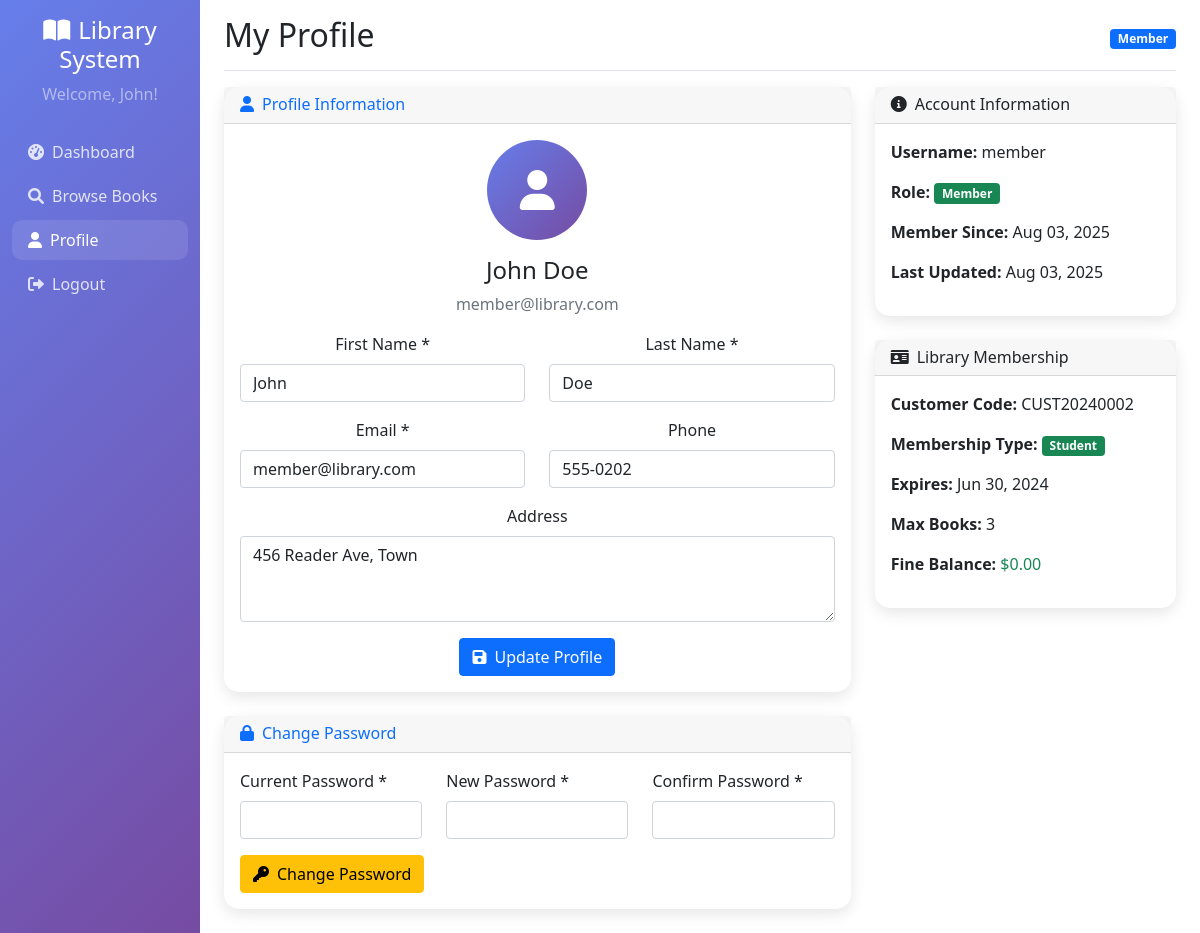
Screenshot of /profile.php (signed in) with the database file from the repository.
### tables this page shows
CREATE TABLE users (
    id INT PRIMARY KEY AUTO_INCREMENT,
    username VARCHAR(50) UNIQUE NOT NULL,
    email VARCHAR(100) UNIQUE NOT NULL,
    password VARCHAR(255) NOT NULL,
    role ENUM('admin', 'librarian', 'member') NOT NULL DEFAULT 'member',
    first_name VARCHAR(50) NOT NULL,
    last_name VARCHAR(50) NOT NULL,
    phone VARCHAR(20),
    address TEXT,
    created_at TIMESTAMP DEFAULT CURRENT_TIMESTAMP,
    updated_at TIMESTAMP DEFAULT CURRENT_TIMESTAMP ON UPDATE CURRENT_TIMESTAMP,
    is_active BOOLEAN DEFAULT TRUE
);

CREATE TABLE customers (
    id INT PRIMARY KEY AUTO_INCREMENT,
    user_id INT,
    customer_code VARCHAR(20) UNIQUE NOT NULL,
    membership_type ENUM('student', 'faculty', 'public') NOT NULL DEFAULT 'public',
    membership_expiry DATE,
    max_books_allowed INT DEFAULT 3,
    fine_balance DECIMAL(10,2) DEFAULT 0.00,
    created_at TIMESTAMP DEFAULT CURRENT_TIMESTAMP,
    updated_at TIMESTAMP DEFAULT CURRENT_TIMESTAMP ON UPDATE CURRENT_TIMESTAMP,
    FOREIGN KEY (user_id) REFERENCES users(id) ON DELETE SET NULL
);

### includes/functions.php (called while the page is built, shortened)
<?php
function isMember() {
    return isset($_SESSION['role']) && $_SESSION['role'] === 'member';
}
function formatDate($date) {
    return date('M d, Y', strtotime($date));
}
?>

### profile.php (the view, shortened to what this page needs)
<?php
require_once 'includes/functions.php';
$pdo = getConnection();
$stmt = $pdo->prepare("SELECT * FROM users WHERE id = ?");
$stmt->execute([$_SESSION['user_id']]);
$user = $stmt->fetch();
$customer = null;
if (isMember()) {
    $stmt = $pdo->prepare("SELECT * FROM customers WHERE user_id = ?");
    $stmt->execute([$_SESSION['user_id']]);
    $customer = $stmt->fetch();
}
?>
<!DOCTYPE html>
<html lang="en">
<head>
    <link href="https://cdn.jsdelivr.net/npm/bootstrap@5.1.3/dist/css/bootstrap.min.css" rel="stylesheet">
    <link href="https://cdnjs.cloudflare.com/ajax/libs/font-awesome/6.0.0/css/all.min.css" rel="stylesheet">
</head>
<body>
    <div class="container-fluid">
        <div class="row">
            <nav class="col-md-3 col-lg-2 d-md-block sidebar collapse">
                <div class="position-sticky pt-3">
                    <div class="text-center mb-4">
                        <h4 class="text-white"><i class="fas fa-book-open me-2"></i>Library System</h4>
                        <p class="text-white-50">Welcome, <?php echo $_SESSION['first_name']; ?>!</p>
                    </div>
                    <ul class="nav flex-column">
                        <li class="nav-item">
                            <a class="nav-link" href="dashboard.php">
                                <i class="fas fa-tachometer-alt me-2"></i>Dashboard
                            </a>
                        </li>
                        <li class="nav-item">
                            <a class="nav-link" href="books/browse.php">
                                <i class="fas fa-search me-2"></i>Browse Books
                            </a>
                        </li>
                        <li class="nav-item">
                            <a class="nav-link active" href="profile.php">
                                <i class="fas fa-user me-2"></i>Profile
                            </a>
                        </li>
                        <li class="nav-item">
                            <a class="nav-link" href="auth/logout.php">
                                <i class="fas fa-sign-out-alt me-2"></i>Logout
                            </a>
                        </li>
                    </ul>
                </div>
            </nav>
            <main class="col-md-9 ms-sm-auto col-lg-10 px-md-4">
                <div class="d-flex justify-content-between flex-wrap flex-md-nowrap align-items-center pt-3 pb-2 mb-3 border-bottom">
                    <h1 class="h2">My Profile</h1>
                    <div class="btn-toolbar mb-2 mb-md-0">
                        <span class="badge bg-primary"><?php echo ucfirst($_SESSION['role']); ?></span>
                    </div>
                </div>
                <div class="row">
                    <div class="col-lg-8">
                        <div class="card mb-4">
                            <div class="card-header">
                                <h6 class="m-0 font-weight-bold text-primary">
                                    <i class="fas fa-user me-2"></i>Profile Information
                                </h6>
                            </div>
                            <div class="card-body text-center">
                                <div class="profile-avatar">
                                    <i class="fas fa-user"></i>
                                </div>
                                <h4><?php echo htmlspecialchars($user['first_name'] . ' ' . $user['last_name']); ?></h4>
                                <p class="text-muted"><?php echo htmlspecialchars($user['email']); ?></p>
                                <form method="POST" action="">
                                    <div class="row">
                                        <div class="col-md-6">
                                            <div class="mb-3">
                                                <label for="first_name" class="form-label">First Name *</label>
                                                <input type="text" class="form-control" id="first_name" name="first_name"
                                                       value="<?php echo htmlspecialchars($user['first_name']); ?>" required>
                                            </div>
                                        </div>
                                        <div class="col-md-6">
                                            <div class="mb-3">
                                                <label for="last_name" class="form-label">Last Name *</label>
                                                <input type="text" class="form-control" id="last_name" name="last_name"
                                                       value="<?php echo htmlspecialchars($user['last_name']); ?>" required>
                                            </div>
                                        </div>
                                    </div>
                                    <div class="row">
                                        <div class="col-md-6">
                                            <div class="mb-3">
                                                <label for="email" class="form-label">Email *</label>
                                                <input type="email" class="form-control" id="email" name="email"
                                                       value="<?php echo htmlspecialchars($user['email']); ?>" required>
                                            </div>
                                        </div>
                                        <div class="col-md-6">
                                            <div class="mb-3">
                                                <label for="phone" class="form-label">Phone</label>
                                                <input type="tel" class="form-control" id="phone" name="phone"
                                                       value="<?php echo htmlspecialchars($user['phone'] ?: ''); ?>">
                                            </div>
                                        </div>
                                    </div>
                                    <div class="mb-3">
                                        <label for="address" class="form-label">Address</label>
                                        <textarea class="form-control" id="address" name="address" rows="3"><?php echo htmlspecialchars($user['address'] ?: ''); ?></textarea>
                                    </div>
                                    <button type="submit" name="update_profile" class="btn btn-primary">
                                        <i class="fas fa-save me-2"></i>Update Profile
                                    </button>
                                </form>
                            </div>
                        </div>
                        <div class="card mb-4">
                            <div class="card-header">
                                <h6 class="m-0 font-weight-bold text-primary">
                                    <i class="fas fa-lock me-2"></i>Change Password
                                </h6>
                            </div>
                            <div class="card-body">
                                <form method="POST" action="">
                                    <div class="row">
                                        <div class="col-md-4">
                                            <div class="mb-3">
                                                <label for="current_password" class="form-label">Current Password *</label>
                                                <input type="password" class="form-control" id="current_password" name="current_password" required>
                                            </div>
                                        </div>
                                        <div class="col-md-4">
                                            <div class="mb-3">
                                                <label for="new_password" class="form-label">New Password *</label>
                                                <input type="password" class="form-control" id="new_password" name="new_password" required>
                                            </div>
                                        </div>
                                        <div class="col-md-4">
                                            <div class="mb-3">
                                                <label for="confirm_password" class="form-label">Confirm Password *</label>
                                                <input type="password" class="form-control" id="confirm_password" name="confirm_password" required>
                                            </div>
                                        </div>
                                    </div>
                                    <button type="submit" name="change_password" class="btn btn-warning">
                                        <i class="fas fa-key me-2"></i>Change Password
                                    </button>
                                </form>
                            </div>
                        </div>
                    </div>
                    <div class="col-lg-4">
                        <div class="card mb-4">
                            <div class="card-header">
                                <h6 class="mb-0"><i class="fas fa-info-circle me-2"></i>Account Information</h6>
                            </div>
                            <div class="card-body">
                                <p><strong>Username:</strong> <?php echo htmlspecialchars($user['username']); ?></p>
                                <p><strong>Role:</strong>
                                    <span class="badge bg-<?php
                                        echo $_SESSION['role'] === 'admin' ? 'danger' :
                                            ($_SESSION['role'] === 'librarian' ? 'primary' : 'success');
                                    ?>">
                                        <?php echo ucfirst($_SESSION['role']); ?>
                                    </span>
                                </p>
                                <p><strong>Member Since:</strong> <?php echo formatDate($user['created_at']); ?></p>
                                <p><strong>Last Updated:</strong> <?php echo formatDate($user['updated_at']); ?></p>
                            </div>
                        </div>
                        <?php if (isMember() && $customer): ?>
                        <div class="card mb-4">
                            <div class="card-header">
                                <h6 class="mb-0"><i class="fas fa-id-card me-2"></i>Library Membership</h6>
                            </div>
                            <div class="card-body">
                                <p><strong>Customer Code:</strong> <?php echo htmlspecialchars($customer['customer_code']); ?></p>
                                <p><strong>Membership Type:</strong>
                                    <span class="badge bg-<?php
                                        echo $customer['membership_type'] === 'faculty' ? 'primary' :
                                            ($customer['membership_type'] === 'student' ? 'success' : 'secondary');
                                    ?>">
                                        <?php echo ucfirst($customer['membership_type']); ?>
                                    </span>
                                </p>
                                <?php if ($customer['membership_expiry']): ?>
                                    <p><strong>Expires:</strong> <?php echo formatDate($customer['membership_expiry']); ?></p>
                                <?php endif; ?>
                                <p><strong>Max Books:</strong> <?php echo $customer['max_books_allowed']; ?></p>
                                <?php if ($customer['fine_balance'] > 0): ?>
                                    <p><strong>Fine Balance:</strong> <span class="text-danger"><?php echo formatCurrency($customer['fine_balance']); ?></span></p>
                                <?php else: ?>
                                    <p><strong>Fine Balance:</strong> <span class="text-success">$0.00</span></p>
                                <?php endif; ?>
                            </div>
                        </div>
                        <?php endif; ?>
                    </div>
                </div>
            </main>
        </div>
    </div>
</body>
</html>

### profile.php (style rules this page uses)
.sidebar { min-height: 100vh; background: linear-gradient(135deg, #667eea 0%, #764ba2 100%); }
.sidebar .nav-link { color: rgba(255, 255, 255, 0.8); border-radius: 10px; margin: 2px 0; }
.sidebar .nav-link:hover, .sidebar .nav-link.active { color: white; background: rgba(255, 255, 255, 0.1); }
.card { border-radius: 15px; border: none; box-shadow: 0 5px 15px rgba(0, 0, 0, 0.1); }
.profile-avatar { width: 100px; height: 100px; background: linear-gradient(135deg, #667eea 0%, #764ba2 100%); border-radius: 50%; display: flex; align-items: center; justify-content: center; color: white; font-size: 2.5rem; margin: 0 auto 1rem; }

### rows the page displays
users: first_name+last_name "John Doe", email "member@library.com", first_name "John", last_name "Doe", phone "555-0202", address "456 Reader Ave, Town", username "member", created_at "Aug 03, 2025", updated_at "Aug 03, 2025"
customers: customer_code "CUST20240002", membership_type "Student", membership_expiry "Jun 30, 2024", max_books_allowed "3"

### other values shown
$_SESSION['first_name'] "John"
$_SESSION['role'] "Member"
